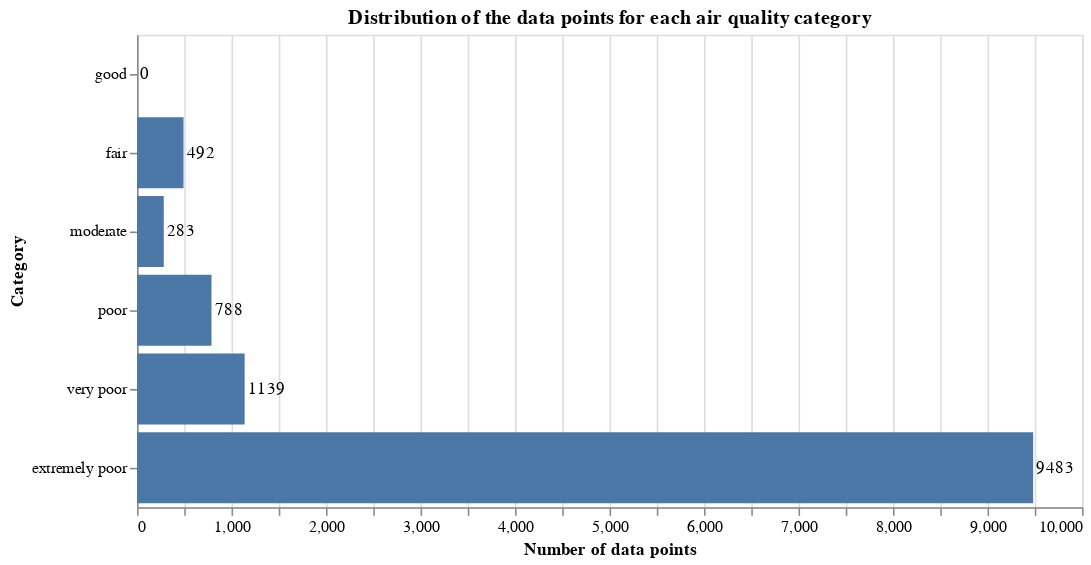

The cell this chart's notebook holds for it:
### Markdown cell above
The distribution of the data after random dropped some data points to reduce the skewness.

### Code cell
dist_chart(count)

### Figure 1 — Vega-Lite specification as saved in the notebook (floating-point values rounded to 4 significant figures)
{"config": {"view": {"continuousWidth": 400, "continuousHeight": 300}}, "layer": [{"mark": "bar"}, {"mark": {"type": "text", "align": "left", "dx": 2}, "encoding": {"text": {"field": "num_points", "type": "quantitative"}}}], "data": {"name": "data-6609342f5a2ff399f6dcee66021ca042"}, "encoding": {"x": {"field": "num_points", "type": "quantitative", "title": "Number of data points"}, "y": {"field": "category", "type": "nominal", "sort": null, "title": "Category"}}, "height": 300, "title": "Distribution of the data points for each air quality category", "width": 600, "$schema": "https://vega.github.io/schema/vega-lite/v4.17.0.json", "datasets": {"data-6609342f5a2ff399f6dcee66021ca042": [{"num_points": 0, "category": "good"}, {"num_points": 492, "category": "fair"}, {"num_points": 283, "category": "moderate"}, {"num_points": 788, "category": "poor"}, {"num_points": 1139, "category": "very poor"}, {"num_points": 9483, "category": "extremely poor"}]}}
